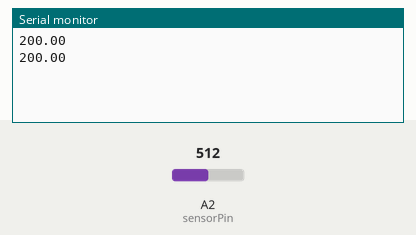
Simulated run of this sketch. Board: Arduino Uno, built with avr-gcc and run on an emulated ATmega328P. On the bench: the last lines printed to the serial monitor. The inputs (shaded band) are chosen by the test bench; at power-on: A2 (sensorPin) = 512.

Above: at 1.8 s.
1.9 s: A2 (sensorPin) set to 716
At 2.6 s:
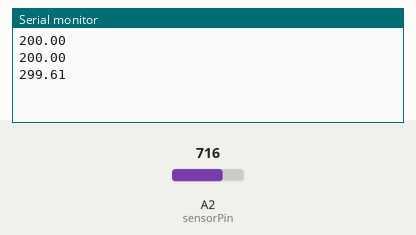
3.4 s: A2 (sensorPin) set to 900
At 4.8 s:
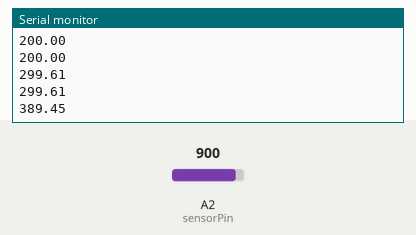
Timing chart, 0 to 6.4 s (numbered marks = the images above; inputs shaded):
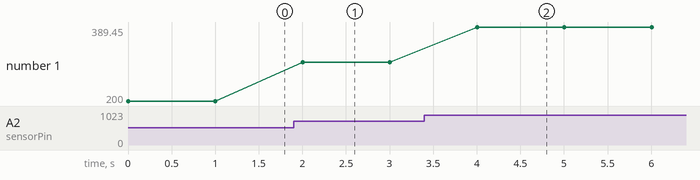

The sketch:

sketch_feb09a.ino
```cpp
int sensorPin = A2;


void setup() {
  Serial.begin(9600);

}

void loop() {
  float sensorVal = analogRead(sensorPin);
  float voltage = (sensorVal/1024.0)*5000;
  float temperature = (voltage-500) / 10;

  Serial.println(temperature);
  delay(1000);

}
```

Measured:
- after the input at 1.9 s, the serial monitor: prints a new line after 0.10 s (image 1)
- after the input at 3.4 s, the serial monitor: prints a new line after 0.60 s (image 2)
- plotted number 1: 200 → 299.61 after the input at 1.9 s, 299.61 → 389.45 after the input at 3.4 s
